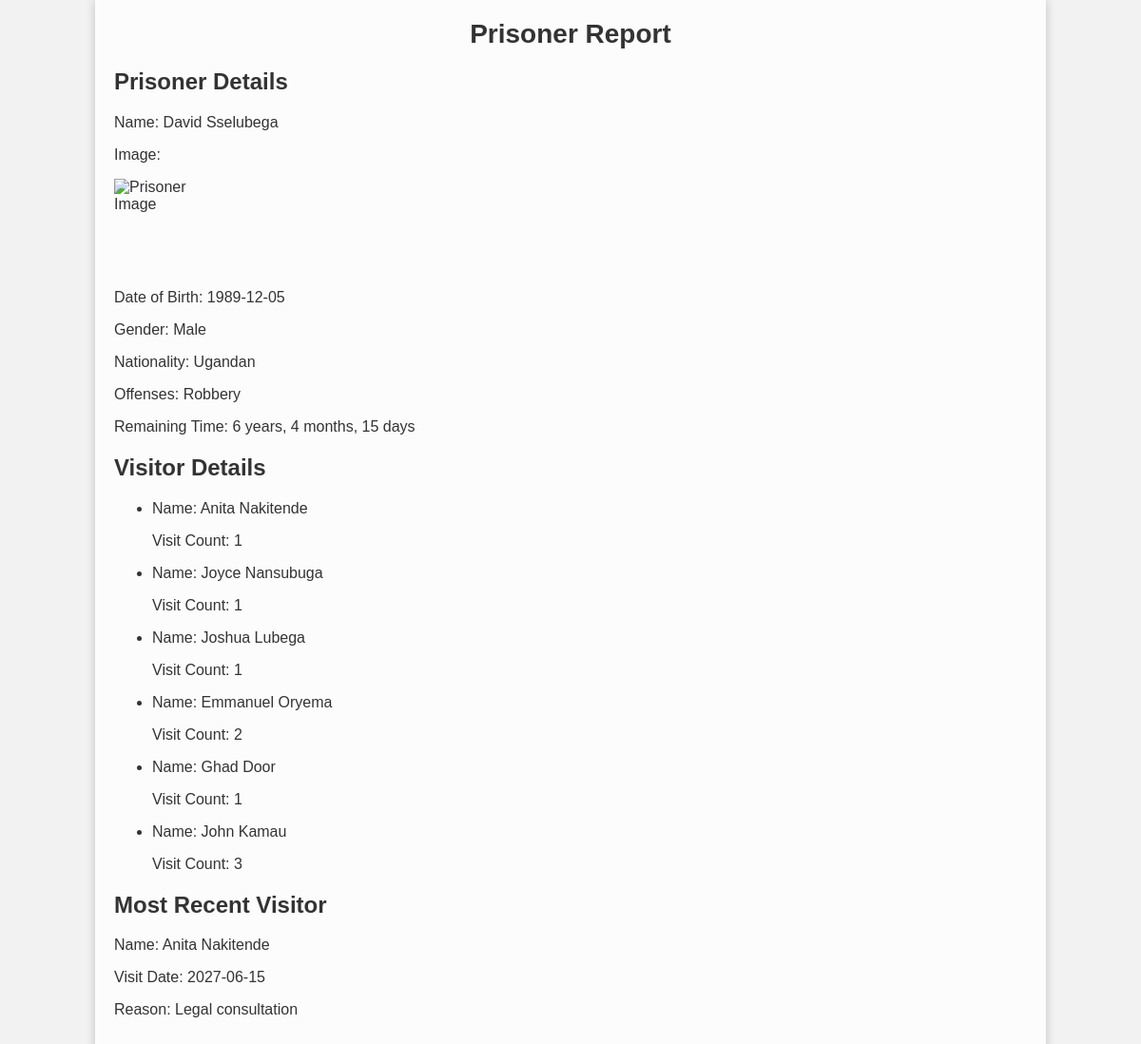
The app's page /prisoner_report.php?prisoner_id=22 with its own data.
### tables this page shows
CREATE TABLE IF NOT EXISTS `prisoner` (
  `prisoner_id` int(11) NOT NULL AUTO_INCREMENT,
  `name` varchar(45) DEFAULT NULL,
  `date_of_birth` date NOT NULL,
  `gender` varchar(10) NOT NULL,
  `nationality` varchar(45) NOT NULL,
  `offenses` varchar(70) NOT NULL,
  `image_url` blob,
  `sentence_length` int(11) NOT NULL,
  `cell_id` int(11) NOT NULL,
  `incarsaration_date` date DEFAULT NULL,
  PRIMARY KEY (`prisoner_id`),
  KEY `cell_id_idx` (`cell_id`)
);

CREATE TABLE IF NOT EXISTS `visit` (
  `visit_id` int(50) NOT NULL AUTO_INCREMENT,
  `name` varchar(45) DEFAULT NULL,
  `prisoner_id` int(11) NOT NULL,
  `visit_date` date NOT NULL,
  `reason` varchar(225) NOT NULL,
  `contact` varchar(20) NOT NULL,
  PRIMARY KEY (`visit_id`),
  KEY `prisoner_id_idx` (`prisoner_id`)
);

### prisoner_report.php (the view, shortened to what this page needs)
<?php
include("connect.php");
$prisonerId = $_GET['prisoner_id'];
$query = "SELECT * FROM prisoner WHERE prisoner_id = $prisonerId";
$result = mysqli_query($con, $query);
$prisoner = mysqli_fetch_assoc($result);
$query = "SELECT name, COUNT(*) as visit_count FROM visit WHERE prisoner_id = $prisonerId GROUP BY name ORDER BY visit_date DESC";
$result = mysqli_query($con, $query);
$visitors = mysqli_fetch_all($result, MYSQLI_ASSOC);
$query = "SELECT * FROM visit WHERE prisoner_id = $prisonerId ORDER BY visit_date DESC LIMIT 1";
$result = mysqli_query($con, $query);
$mostRecentVisitor = mysqli_fetch_assoc($result);
if (isset($prisoner["incarsaration_date"])) {
    $sentenceLengthYears = $prisoner["sentence_length"];
    $incarsarationDate = new DateTime($prisoner["incarsaration_date"]);
    $releaseDate = $incarsarationDate->add(new DateInterval("P" . $sentenceLengthYears . "Y"));
    $remainingTime = $releaseDate->diff(new DateTime())->format("%y years, %m months, %d days");
}
?>
<!DOCTYPE html>
<html>
<head>
    <link rel="stylesheet" href="style.css">
</head>
<body>
    <div class="container">
        <h1>Prisoner Report</h1>
        <h2>Prisoner Details</h2>
        <p>Name: <?php echo $prisoner['name']; ?></p>
        <p>Image:</p>
<div style="width: 100px; height: 100px; overflow: hidden;">
    <img src="<?php echo $prisoner['image_url']; ?>" alt="Prisoner Image" style="max-width: 100%; max-height: 100%; object-fit: contain;">
</div>
        <p>Date of Birth: <?php echo $prisoner['date_of_birth']; ?></p>
        <p>Gender: <?php echo $prisoner['gender']; ?></p>
        <p>Nationality: <?php echo $prisoner['nationality']; ?></p>
        <p>Offenses: <?php echo $prisoner['offenses']; ?></p>
        <p>Remaining Time: <?php echo $remainingTime; ?></p>
        <h2>Visitor Details</h2>
        <?php if ($visitors) : ?>
            <ul>
                <?php foreach ($visitors as $visitor) : ?>
                    <li>
                        <p>Name: <?php echo $visitor['name']; ?></p>
                        <p>Visit Count: <?php echo $visitor['visit_count']; ?></p>
                    </li>
                <?php endforeach; ?>
            </ul>
        <?php else : ?>
            <p>No visitor records found.</p>
        <?php endif; ?>
        <h2>Most Recent Visitor</h2>
        <?php if ($mostRecentVisitor) : ?>
            <p>Name: <?php echo $mostRecentVisitor['name']; ?></p>
            <p>Visit Date: <?php echo $mostRecentVisitor['visit_date']; ?></p>
            <p>Reason: <?php echo $mostRecentVisitor['reason']; ?></p>
        <?php else : ?>
            <p>No recent visitor records found.</p>
        <?php endif; ?>
    </div>
</body>
</html>

### style.css (style rules this page uses)
body { font-family: Arial, sans-serif; background-color: #f2f2f2; color: #333; margin: 0; padding: 0; }
.container { max-width: 960px; margin: 0 auto; padding: 20px; background-color: rgba(255, 255, 255, 0.8); box-shadow: 0 0 10px rgba(0, 0, 0, 0.2); }
h1 { font-size: 28px; font-weight: bold; color: #333; text-align: center; margin-top: 0; }
body { background-size: cover; }

### records on screen
prisoner: name "David Sselubega", date_of_birth "1989-12-05", gender "Male", nationality "Ugandan", offenses "Robbery"
visit: name "Anita Nakitende", visit_date "2027-06-15", reason "Legal consultation"

### other values on screen
$visitor['name'] "Anita Nakitende"
$visitor['visit_count'] "1"
$visitor['name'] "Joyce Nansubuga"
$visitor['name'] "Joshua Lubega"
$visitor['name'] "Emmanuel Oryema"
$visitor['visit_count'] "2"
$visitor['name'] "Ghad Door"
$visitor['name'] "John Kamau"
$visitor['visit_count'] "3"
